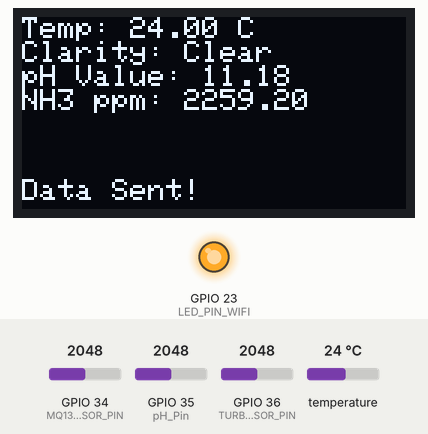
Simulated run of this sketch. Board: ESP32. Shown: 128×64 one-colour display, output pins drawn as LEDs (lit = HIGH). The inputs (shaded band) are chosen by the test bench; at power-on: GPIO 36 (TURBIDITY_SENSOR_PIN) = 2048, GPIO 34 (MQ135_SENSOR_PIN) = 2048, GPIO 35 (pH_Pin) = 2048, temperature 24 °C. WiFi joins after 1.5 s; servers stay silent unless stated; uploads are accepted with an empty reply; what the sketch prints to the serial monitor is not drawn.

Above: at 3.6 s.
3.7 s: GPIO 36 (TURBIDITY_SENSOR_PIN) set to 2160
At 6.1 s:
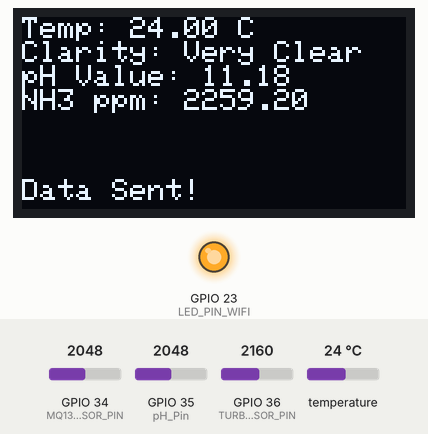
8.0 s: GPIO 36 (TURBIDITY_SENSOR_PIN) set to 1228
At 9.3 s:
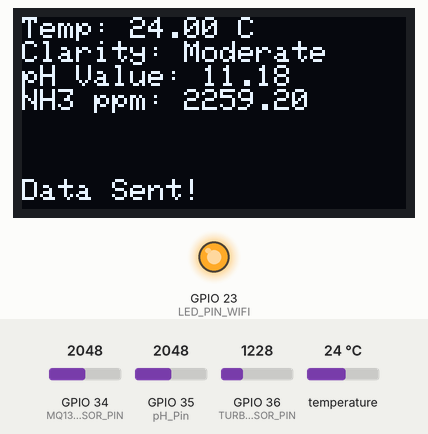
12.3 s: GPIO 36 (TURBIDITY_SENSOR_PIN) set to 1072
13.9 s: GPIO 36 (TURBIDITY_SENSOR_PIN) set to 953
At 15.3 s:
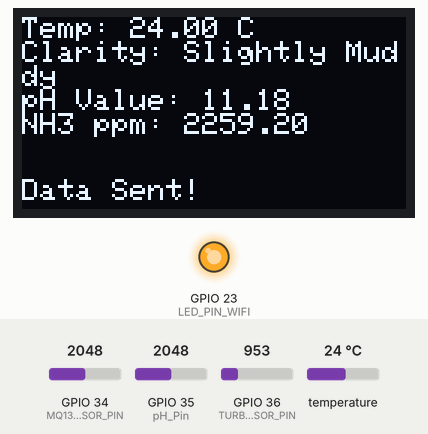
18.2 s: GPIO 36 (TURBIDITY_SENSOR_PIN) set to 538
20.2 s: GPIO 36 (TURBIDITY_SENSOR_PIN) set to 466
At 22.3 s:
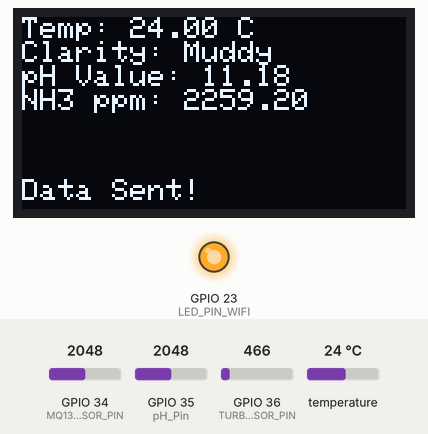
Timing chart, 0 to 23.8 s (numbered marks = the images above; inputs shaded):
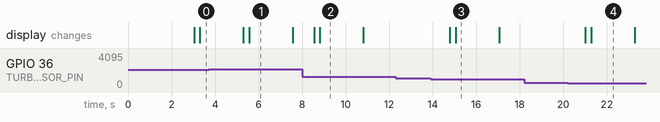

The sketch:

AquaNetFinal.ino
```cpp
#include "arduino_secrets.h"

#include <WiFi.h>
#include <WiFiClient.h>
#include <HTTPClient.h>
#include <Wire.h>
#include <Adafruit_GFX.h>
#include <Adafruit_SSD1306.h>
#include <OneWire.h>
#include <DallasTemperature.h>
#include <math.h>

#define ONE_WIRE_BUS 18         // Pin connected to DS18B20 sensor
#define TURBIDITY_SENSOR_PIN A0 // Analog pin connected to turbidity sensor
#define MQ135_SENSOR_PIN A6     // Analog pin connected to MQ-135 sensor
#define PH_SENSOR_PIN A7        // Analog pin connected to pH sensor (use A2 for D2)
#define SCREEN_WIDTH 128        // OLED display width, in pixels
#define SCREEN_HEIGHT 64        // OLED display height, in pixels
#define SCREEN_ADDRESS 0x3C     // Address of the OLED display

#define OLED_RESET -1           // Reset pin # (or -1 if sharing Arduino reset pin)
#define LED_PIN_WIFI 23         // LED pin for indicating WiFi connection

// Initialize OLED display
Adafruit_SSD1306 display(SCREEN_WIDTH, SCREEN_HEIGHT, &Wire, OLED_RESET);

// Set up WiFi indicator LED pin
OneWire oneWire(ONE_WIRE_BUS);
DallasTemperature sensors(&oneWire);

#define RL 47
#define b_ppm 1.5441
#define m_ppm -0.263

// Use the calibrated Ro value here
float Ro = 10.23; // Replace this value with the calibrated Ro

const char* ssid     = "private";
const char* password = "PLDCWIFIZsa9%";

const char* serverName = "https://aquanet.site/esp32data.php";

String apiKeyValue = "tPmAT5Ab3j7F9";

int pH_Pin = 35; // Analog pin connected to pH sensor
float Voltage;
float pH_Value;

float lastTemperature = 0;
String lastTurbidity = "";
float lastPH = 0;
float lastNH3 = 0;

// Calibration values
float calibph7 = 2.50; // Voltage at pH 7 calibration point
float calibph4 = 3.11; // Voltage at pH 4 calibration point
float m, b; // Slope and intercept for calibration

void setup() {
    Serial.begin(9600);
    pinMode(LED_PIN_WIFI, OUTPUT);

    // Initialize OLED display
    if (!display.begin(SSD1306_SWITCHCAPVCC, SCREEN_ADDRESS)) {
        Serial.println(F("SSD1306 allocation failed"));
        for (;;);
    }

    // Clear the buffer
    display.clearDisplay();
    display.setTextColor(SSD1306_WHITE);
    display.setTextSize(1);
    display.setCursor(0, 0);

    // Initialize DS18B20 temperature sensor
    sensors.begin();

    // Calculate slope and intercept for pH calibration
    m = (4.0 - 7.0) / (calibph4 - calibph7);
    b = 7.0 - m * calibph7;

    connectToWiFi(); // Attempt to connect to WiFi network
}

void loop() {
    // Check WiFi connection status
    if (WiFi.status() != WL_CONNECTED) {
        digitalWrite(LED_PIN_WIFI, LOW); // Turn off WiFi indicator LED
        connectToWiFi(); // Attempt to reconnect to WiFi
    } else {
        digitalWrite(LED_PIN_WIFI, HIGH); // Turn on WiFi indicator LED

        // Read temperature from DS18B20 sensor
        sensors.requestTemperatures(); // Request temperature readings
        float temperatureC = sensors.getTempCByIndex(0); // Get temperature in Celsius

        // Read turbidity from analog sensor
        int turbidityValue = analogRead(TURBIDITY_SENSOR_PIN);
        String turbidityLevel = getTurbidityLevel(turbidityValue);

        // Stabilize pH value
        pH_Value = stabilizePH();

        // Calculate PPM
        float ppm = calculateNH3();

        // Display sensor data on OLED
        display.clearDisplay();
        display.setCursor(0, 0);
        display.print("Temp: ");
        display.print(temperatureC);
        display.println(" C");
        display.print("Clarity: ");
        display.println(turbidityLevel);
        // Display pH value
        display.print("pH Value: ");
        display.println(pH_Value, 2); // Display pH value with two decimal places
        // Display PPM value
        display.print("NH3 ppm: ");
        display.println(ppm);

        display.display();

        // Check if data has changed
        if (temperatureC != lastTemperature || turbidityLevel != lastTurbidity || pH_Value != lastPH || ppm != lastNH3) {
            // Update last readings
            lastTemperature = temperatureC;
            lastTurbidity = turbidityLevel;
            lastPH = pH_Value;
            lastNH3 = ppm;

            // Send sensor data to server
            sendSensorData(temperatureC, turbidityLevel, pH_Value, ppm);
        }
    }
}

void connectToWiFi() {
    Serial.println("Connecting to WiFi...");
    digitalWrite(LED_PIN_WIFI, LOW); // Turn off WiFi indicator LED
    WiFi.begin(ssid, password);
    int attempts = 0;
    while (WiFi.status() != WL_CONNECTED && attempts < 5) { // Try to connect for up to 5 attempts
        delay(1000);
        Serial.println("Connecting to WiFi...");
        attempts++;
    }
    if (WiFi.status() == WL_CONNECTED) {
        Serial.println("Connected to WiFi");
        digitalWrite(LED_PIN_WIFI, HIGH); // Turn on WiFi indicator LED
    } else {
        Serial.println("Failed to connect to WiFi");
        Serial.println(WiFi.status());
        // You can add additional actions here if needed, such as resetting the ESP32 or trying a different network
    }
}

void sendSensorData(float temperature, String turbidity, float pH, float nh3) {
    WiFiClient client; // Use WiFiClient instead of WiFiClientSecure
    HTTPClient http;

    // Your Domain name with URL path or IP address with path
    http.begin(client, serverName);

    // Specify content-type header
    http.addHeader("Content-Type", "application/x-www-form-urlencoded");

    // Prepare your HTTP POST request data
    String httpRequestData = "api_key=" + apiKeyValue
                          + "&temperature=" + String(temperature)
                          + "&turbidity=" + turbidity
                          + "&phlevel=" + String(pH)
                          + "&nh3=" + String(nh3);
    Serial.print("HTTP Request Data: ");
    Serial.println(httpRequestData);

    // Send HTTP POST request
    int httpResponseCode = http.POST(httpRequestData);

    display.clearDisplay();
    display.setCursor(0, 0);
    display.print("Temp: ");
    display.print(temperature);
    display.println(" C");
    display.print("Clarity: ");
    display.println(turbidity);
    display.print("pH Value: ");
    display.println(pH, 2); // Display pH value with two decimal places
    display.print("NH3 ppm: ");
    display.println(nh3);

    // Display status message
    display.setCursor(0, 54);
    display.setTextColor(SSD1306_WHITE);
    if (httpResponseCode > 0) {
        Serial.print("HTTP Response code: ");
        Serial.println(httpResponseCode);
        display.println("Data Sent!");
    } else {
        Serial.print("Error code: ");
        Serial.println(httpResponseCode);
        display.println("Failed to send data");
    }
    display.display();

    // Free resources
    http.end();
    delay(1000); // Wait for 1 second before taking the next reading
}

String getTurbidityLevel(int value) {
    if (value == 0) {
        return "Very Muddy";
    } else if (value < 500) {
        return "Muddy";
    } else if (value < 1000) {
        return "Slightly Muddy";
    } else if (value < 1500) {
        return "Moderate";
    } else if (value < 2090) {
        return "Clear";
    } else {
        return "Very Clear";
    }
}

float stabilizePH() {
    // Stabilize pH value
    const int numReadings = 20; // Number of readings to average
    float sumVoltage = 0.0;
    for (int i = 0; i < numReadings; i++) {
        int rawValue = analogRead(pH_Pin); // Read raw value from sensor
        sumVoltage += rawValue * (3.3 / 4095.0); // Convert raw value to voltage
        delay(10); // Delay between readings
    }
    Voltage = sumVoltage / numReadings; // Calculate average voltage

    // Apply calibration to calculate pH value
    return m * Voltage + b;
}

float calculateNH3() {
    float VRL; // Voltage drop across the MQ sensor
    float Rs; // Sensor resistance at gas concentration
    float ratio; // Define variable for ratio

    // Read MQ-135 sensor value
    int mq135Value = analogRead(MQ135_SENSOR_PIN);

    // Convert sensor value to voltage
    VRL = mq135Value * (3.3 / 4095.0); // 3.3V is the operating voltage of ESP32

    // Calculate sensor resistance
    Rs = ((3.3 * RL) / VRL) - RL;

    // Calculate ratio Rs/Ro
    ratio = Rs / Ro;

    // Calculate ammonia concentration in ppm
    return pow(10, ((log10(ratio) - b_ppm) / m_ppm));
}
```

arduino_secrets.h
```cpp

```

Measured:
- the behaviour switches between 2089 and 2090 on GPIO 36 (TURBIDITY_SENSOR_PIN) (found by bisection; images 0 and 1)
- the behaviour switches between 1000 and 999 on GPIO 36 (TURBIDITY_SENSOR_PIN) (found by bisection; images 2 and 3)
- the behaviour switches between 500 and 499 on GPIO 36 (TURBIDITY_SENSOR_PIN) (found by bisection; images 3 and 4)
- after the input at 3.7 s, the display: first changes after 1.6 s (image 1 shows a later state)
- after the input at 8.0 s, the display: first changes after 0.55 s (image 2 shows a later state)
- after the input at 12.3 s, every drawn part: stays the same
- after the input at 13.9 s, the display: first changes after 0.88 s (image 3 shows a later state)
- after the input at 18.2 s, every drawn part: stays the same
- after the input at 20.2 s, the display: first changes after 0.82 s (image 4 shows a later state)
